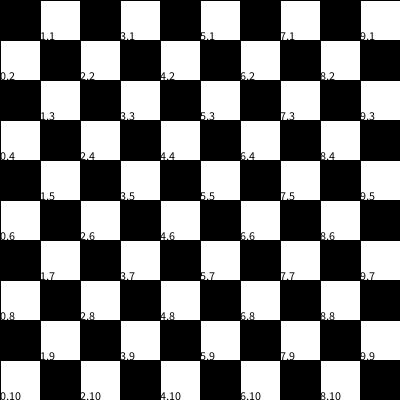
Frame 1 (no input)
Frame 60 (the mouse pressed at the canvas centre just before this capture): identical to frame 1, image omitted
Frame 120 (the mouse held since frame 60 and released just before this capture): identical to frame 1, image omitted

The Processing sketch that drew this single still picture (run headless with seeded random() and noise(); from frame 60 on, the mouse is pressed at the canvas centre):

// Processing sketch: ejemploGrilla
// ── ejemploGrilla.pde
//ejemplo ciclo for
int tamCelda;
int columnas;
int filas;
int posY;
void setup() {
  size(400, 400);
  columnas=10;
  filas=10;
  tamCelda=width/10;
  posY=0;
}


void draw() {
  background(255);

  for (int i=0; i<=columnas; i++) {
    for (int j=0; j<=filas; j++) {
      fill(0);
      text(i+","+j, tamCelda*i, tamCelda*j);
      if (i%2==0 && j%2==0 || i%2!=0 && j%2 !=0) {
        fill(0);
      } else {
        fill(255);
      }

      rect(tamCelda*i, tamCelda*j, tamCelda, tamCelda);
    }
  }
}
